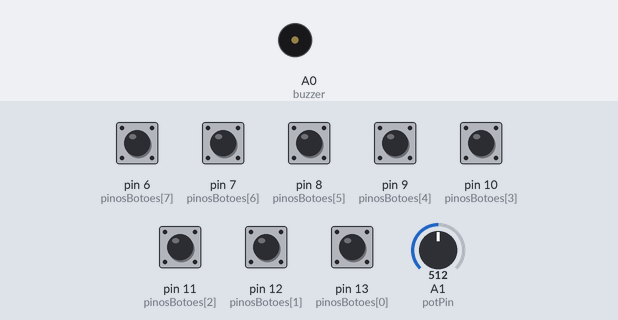
Bench run of a sketch on a simulated Arduino Uno, built with avr-gcc and run on an emulated ATmega328P. Shown: buzzer (waves = sounding). Inputs (shaded band) come from the test bench; at power-on: pin 6 (pinosBotoes[7]), pin 7 (pinosBotoes[6]), pin 8 (pinosBotoes[5]), pin 9 (pinosBotoes[4]), pin 10 (pinosBotoes[3]), pin 11 (pinosBotoes[2]), pin 12 (pinosBotoes[1]), pin 13 (pinosBotoes[0]) HIGH, A1 (potPin) = 512.

Above: at 1.2 s.
1.3 s: pin 6 (pinosBotoes[7]) pulled LOW for 0.15 s
At 1.37 s:
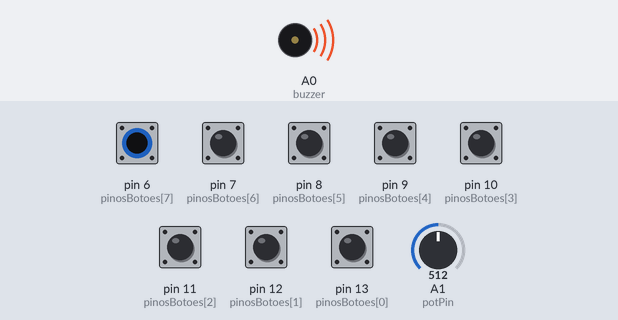
Timing chart, 0 to 4.3 s (numbered marks = the images above; inputs shaded):
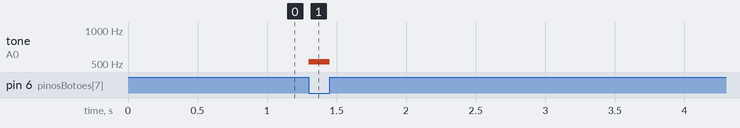

Measured:
- after the input at 1.3 s, tone on A0 (buzzer): silent → 523 Hz at once, → silent 0.15 s later

The sketch:

piano.ino
```cpp
#include "notas.h"

const int buzzer = A0; // Pino do buzzer
const int potPin = A1; // Pino do potenciômetro
const int pinosBotoes[] = {13, 12, 11, 10, 9, 8, 7, 6}; // Pinos dos botões

void setup() {
  // Configurando os pinos dos botões como entradas
  for (int i = 0; i < 8; i++) {
    pinMode(pinosBotoes[i], INPUT_PULLUP);
  }
  pinMode(buzzer, OUTPUT);
  pinMode(potPin, INPUT);
}

int calculateFrequency(int baseNote, int octaveShift) {
  // Calcula a frequência ajustada com base na oitava
  return baseNote * pow(2, octaveShift);
}

void loop() {
  int potValue = analogRead(potPin); // Lê o valor do potenciômetro (0 a 1023)

  // Mapeia o valor do potenciômetro para um intervalo de oitavas (-2 a +2)
  int octaveShift = map(potValue, 0, 1023, -2, 2);

  for (int i = 0; i < 8; i++) {
    if (digitalRead(pinosBotoes[i]) == LOW) {
      int adjustedNote = calculateFrequency(notas[i], octaveShift);
      tone(buzzer, adjustedNote);
      while (digitalRead(pinosBotoes[i]) == LOW); // Espera até o botão ser solto
      noTone(buzzer);
    }
  }
}
```

notas.h
```cpp
#ifndef NOTAS_H
#define NOTAS_H

// Definições das notas musicais em Hz
// Frequências das notas (Dó, Ré, Mi, Fá, Sol, Lá, Si, Dó)
const int notas[] = {262, 294, 330, 349, 392, 440, 494, 523};

#endif
```
